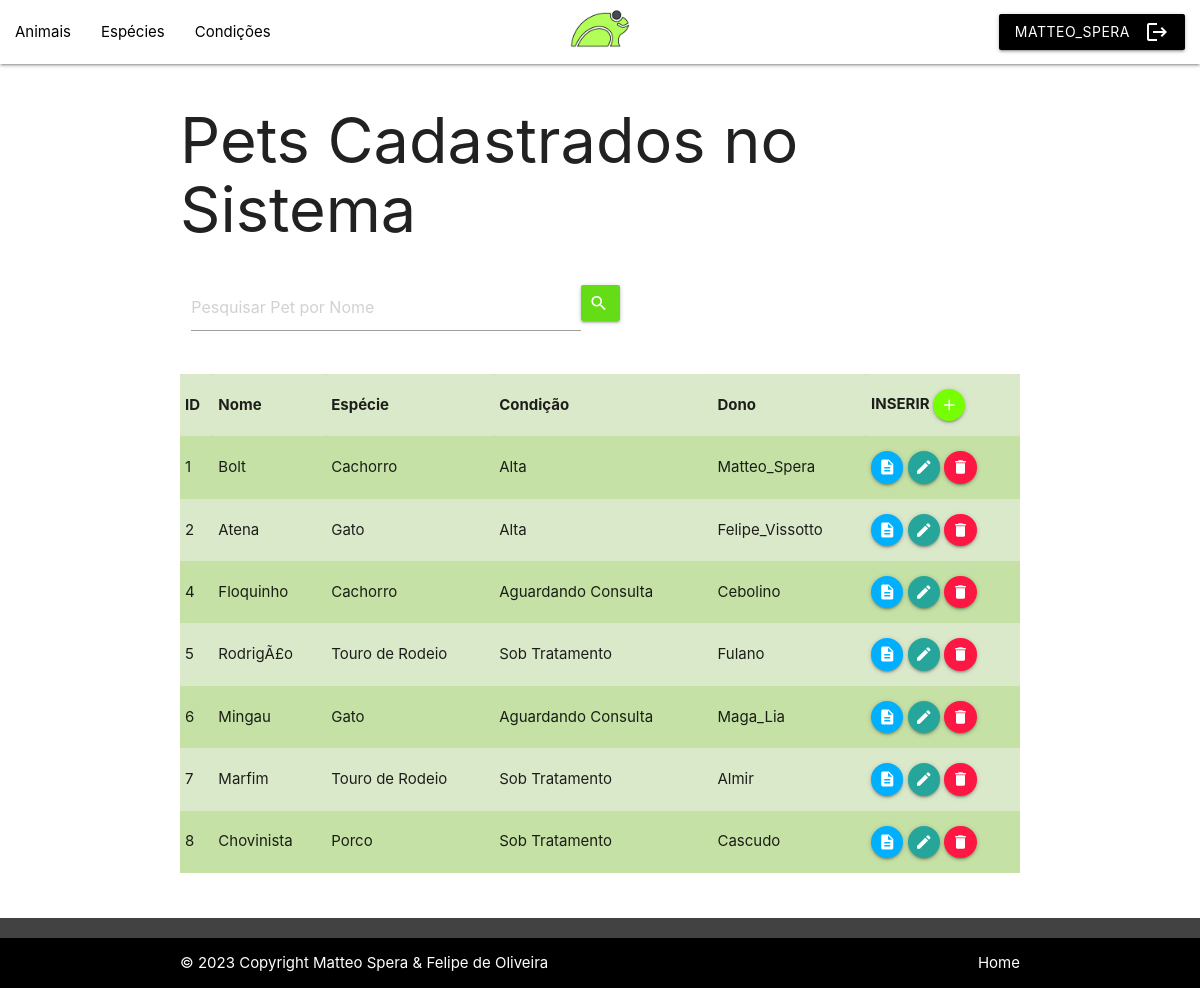
The page /VIEW/Animal/lstAnimal.php (signed in) on the database its author committed.
### tables this page shows
CREATE TABLE `animal` (
  `id` int(11) NOT NULL,
  `nome` varchar(35) NOT NULL,
  `especie` int(2) NOT NULL,
  `condicao` int(2) NOT NULL,
  `dono` int(11) NOT NULL
);

CREATE TABLE `especie` (
  `id` int(11) NOT NULL,
  `descricao` varchar(35) NOT NULL,
  `quantidade` int(3) NOT NULL
);

CREATE TABLE `condicao` (
  `id` int(11) NOT NULL,
  `descricao` varchar(35) NOT NULL,
  `quantidade` int(3) NOT NULL
);

CREATE TABLE `usuario` (
  `id` int(11) NOT NULL,
  `username` varchar(20) NOT NULL,
  `senha` varchar(64) NOT NULL,
  `email` varchar(50) NOT NULL
);

### DAL/dalAnimal.php (called while the page is built, shortened)
<?php
    include_once $_SERVER['DOCUMENT_ROOT'].'/ClinicaBichoFeliz/MODEL/Animal.php';
    class dalAnimal{
        public function Select()
        {
            $sql = "select * from animal;";
            $pdo = Conexao::conectar();
            $result = $pdo->query($sql);
            foreach($result as $linha){
                $animal = new \MODEL\Animal();
                $animal->setId($linha['id']);
                $animal->setNome($linha['nome']);
                $animal->setEspecie($linha['especie']);
                $animal->setCondicao($linha['condicao']);
                $animal->setDono($linha['dono']);
                $lstAnimal[] = $animal;
            }
            return $lstAnimal;
        }
    }
?>

### BLL/bllAnimal.php (called while the page is built, shortened)
<?php
    include_once $_SERVER['DOCUMENT_ROOT'].'/ClinicaBichoFeliz/DAL/dalAnimal.php';
    require_once $_SERVER['DOCUMENT_ROOT'].'/ClinicaBichoFeliz/MODEL/Animal.php';
    class bllAnimal
    {
        public function Select ()
        {
            $dal = new \Dal\dalAnimal();
            return $dal->Select();
        }
    }

### MODEL/Animal.php (called while the page is built, shortened)
<?php
class Animal {
    private ?int $id;
    private ?string $nome;
    public function getId(){
        return $this->id;
    }
    public function setId(int $id){
        $this->id = $id;
    }
    public function getNome(){
        return $this->nome;
    }
    public function setNome(string $nome){
        $this->nome = $nome;
    }
}
?>

### DAL/dalEspecie.php (called while the page is built, shortened)
<?php
    include_once $_SERVER['DOCUMENT_ROOT'].'/ClinicaBichoFeliz/MODEL/Especie.php';
    class dalEspecie
    {
        public function SelectId(int $id)
        {
            $sql = "select * from especie where id=?";
            $pdo = Conexao::conectar();
            $query = $pdo->prepare($sql);
            $query->execute(array($id));
            $linha = $query->fetch(\PDO::FETCH_ASSOC);
            if ($linha != null)
            {
                $especie = new \MODEL\Especie();
                $especie->setId($id);
                $especie->setDescricao($linha['descricao']);
                $especie->setQuantidade($linha['quantidade']);
            } else return null;
            return $especie;
        }
    }
?>

### BLL/bllEspecie.php (called while the page is built, shortened)
<?php
    include_once $_SERVER['DOCUMENT_ROOT'].'/ClinicaBichoFeliz/DAL/dalEspecie.php';
    require_once $_SERVER['DOCUMENT_ROOT'].'/ClinicaBichoFeliz/MODEL/Especie.php';
    class bllEspecie
    {
        public function SelectId(int $id)
        {
            $dal = new \DAL\dalEspecie();
            return $dal->SelectId($id);
        }
    }
?>

### MODEL/Especie.php (called while the page is built, shortened)
<?php
class Especie
{
    private ?string $descricao;
    public function getDescricao(){
        return $this->descricao;
    }
    public function setDescricao(string $descricao){
        $this->descricao = $descricao;
    }
}
?>

### DAL/dalCondicao.php (called while the page is built, shortened)
<?php
    include_once $_SERVER['DOCUMENT_ROOT'].'/ClinicaBichoFeliz/MODEL/Condicao.php';
    class dalCondicao
    {
        public function SelectId(int $id)
        {
            $sql = "select * from condicao where id=?";
            $pdo = Conexao::conectar();
            $query = $pdo->prepare($sql);
            $query->execute(array($id));
            $linha = $query->fetch(\PDO::FETCH_ASSOC);
            if ($linha != null)
            {
                $condicao = new \MODEL\Condicao();
                $condicao->setId($id);
                $condicao->setDescricao($linha['descricao']);
                $condicao->setQuantidade($linha['quantidade']);
            } else return null;
            return $condicao;
        }
    }
?>

### BLL/bllCondicao.php (called while the page is built, shortened)
<?php
    include_once $_SERVER['DOCUMENT_ROOT'].'/ClinicaBichoFeliz/DAL/dalCondicao.php';
    require_once $_SERVER['DOCUMENT_ROOT'].'/ClinicaBichoFeliz/MODEL/Condicao.php';
    class bllCondicao
    {
        public function SelectId(int $id)
        {
            $dal = new \DAL\dalCondicao();
            return $dal->SelectId($id);
        }
    }
?>

### MODEL/Condicao.php (called while the page is built, shortened)
<?php
class Condicao
{
    private ?string $descricao;
    public function getDescricao(){
        return $this->descricao;
    }
    public function setDescricao(string $descricao){
        $this->descricao = $descricao;
    }
}
?>

### DAL/dalUsuario.php (called while the page is built, shortened)
<?php
    include_once $_SERVER['DOCUMENT_ROOT'].'/ClinicaBichoFeliz/MODEL/Usuario.php';
    class dalUsuario{
        public function SelectId(int $id){
            $sql = "select * from usuario where id=?;";
            $pdo = Conexao::conectar();
            $query = $pdo->prepare($sql);
            $query->execute(array($id));
            $linha = $query->fetch(\PDO::FETCH_ASSOC);
            $usuario = new \MODEL\Usuario();
            if ($linha != null)
            {
                $usuario->setId($linha['id']);
                $usuario->setUsername($linha['username']);
                $usuario->setSenha($linha['senha']);
                $usuario->setEmail($linha['email']);
            } else return null;
            return $usuario;
        }
    }
?>

### BLL/bllUsuario.php (called while the page is built, shortened)
<?php
    include_once $_SERVER['DOCUMENT_ROOT'].'/ClinicaBichoFeliz/DAL/dalUsuario.php';
    include_once $_SERVER['DOCUMENT_ROOT'].'/ClinicaBichoFeliz/MODEL/Usuario.php';
    class bllUsuario {
        public function SelectId (int $id){
            $dal = new \DAL\dalUsuario;
            return $dal->SelectId($id);
        }
    }

### MODEL/Usuario.php (called while the page is built, shortened)
<?php
class Usuario {
    private ?string $username;
    public function getUsername(){
        return $this->username;
    }
    public function setUsername(string $username){
        $this->username = $username;
    }
}

### VIEW/animal/lstAnimal.php (the view, shortened to what this page needs)
<?php
    include_once $_SERVER['DOCUMENT_ROOT'].'/ClinicaBichoFeliz/BLL/bllAnimal.php';
    include_once $_SERVER['DOCUMENT_ROOT'].'/ClinicaBichoFeliz/BLL/bllEspecie.php';
    include_once $_SERVER['DOCUMENT_ROOT'].'/ClinicaBichoFeliz/BLL/bllCondicao.php';
    include_once $_SERVER['DOCUMENT_ROOT'].'/ClinicaBichoFeliz/BLL/bllUsuario.php';
    if (isset($_GET['busca']))
        $busca = $_GET['busca'];
    else $busca = null;
    $bll = new \BLL\bllAnimal();
    if ($busca == null) $lstAnimal = $bll->Select();
    else $lstAnimal = $bll->searchNome($busca);
    $bllEspecie = new \BLL\bllEspecie;
    $bllCondicao = new \BLL\bllCondicao;
    $bllUsuario = new \BLL\bllUsuario;
?>
<!DOCTYPE html>
<html lang="pt-BR">
<head>
    <link rel="stylesheet" href="https://cdnjs.cloudflare.com/ajax/libs/materialize/1.0.0/css/materialize.min.css">
</head>
<body>
    <?php include_once $_SERVER['DOCUMENT_ROOT'].'/ClinicaBichoFeliz/VIEW/menu.php'; ?>
    <div class="container">
        <h1>Pets Cadastrados no Sistema</h1>
        <div class="row">
            <div class="input-field">
                <form action="lstAnimal.php" method="GET" id="formBuscaAnimal">
                    <div class="input-field col s7">
                        <input type="text" placeholder="Pesquisar Pet por Nome" class="form-control col s10" id="txtBusca" name="busca">
                        <button class="btn waves-effect waves-light col m1 light-green accent-4" type="submit" name="action">
                        <i class="material-icons right">search</i></button>
                    </div>
                </form>
            </div>
        </div>
        <table class="striped light-green lighten-3">
            <?php
                if (!empty($lstAnimal))
                {
                    echo
                    '<tr>
                        <th>ID</th>
                        <th>Nome</th>
                        <th>Espécie</th>
                        <th>Condição</th>
                        <th>Dono</th>
                        <th>INSERIR <a class="btn-floating btn-small waves-effect waves-light light-green accent-3" href="insAnimal.php"><i class="material-icons">add</i></a></th>
                    </tr>'
                    ;
                } else echo '<h5>Nenhum animal que corresponda à busca foi encontrado.</h5>';
            ?>
            <?php
            foreach($lstAnimal as $animal){
                $especie = $bllEspecie->SelectId($animal->getEspecie()) ;
                $condicao = $bllCondicao->SelectId($animal->getCondicao()) ;
                $usuario = $bllUsuario->SelectId($animal->getDono()) ;
            ?>
                <tr>
                    <td><?php echo $animal->getId(); ?></td>
                    <td><?php echo $animal->getNome(); ?></td>
                    <td><?php echo $especie->getDescricao(); ?></td>
                    <td><?php echo $condicao->getDescricao(); ?></td>
                    <td><?php echo $usuario->getUsername(); ?></td>
                    <td>
                        <a class="btn-floating btn-small waves-effect waves-light light-blue accent-3" onclick="JavaScript:location.href='detAnimal.php?id='+<?php echo $animal->getId();?>"><i class="material-icons">description</i></a>
                        <a class="btn-floating btn-small waves-effect waves-light light-orange accent-3" onclick="JavaScript:location.href='edtAnimal.php?id='+<?php echo $animal->getId();?>"><i class="material-icons">edit</i></a>
                        <a class="btn-floating btn-small waves-effect waves-light red accent-3" onclick="JavaScript:remover(<?php echo $animal->getId();?>, '<?php echo $animal->getNome();?>')"><i class="material-icons">delete</i></a>
                    </td>
                </tr>
            <?php
            }
            ?>
        </table>
    </div>
    <br><br>
    <?php include_once $_SERVER['DOCUMENT_ROOT'].'/ClinicaBichoFeliz/VIEW/footer.php'; ?>
</body>
</html>

### VIEW/menu.php (shortened to what this page needs)
<?php
  $usuario = $_SESSION['login'];
?>
<!DOCTYPE html>
<html lang="pt-BR">
<head>
    <link rel="stylesheet" href="https://cdnjs.cloudflare.com/ajax/libs/materialize/1.0.0/css/materialize.min.css">
</head>
<body>
    <nav>
    <div class="nav-wrapper white">
    <a href="/ClinicaBichoFeliz/" class="brand-logo center"><img src="/ClinicaBichoFeliz/img/LogoBichoFeliz.png" alt="Site Logo" width="60" height="60"></a>
      <ul id="nav-mobile" class="left hide-on-med-and-down ">
        <li><a href="/ClinicaBichoFeliz/VIEW/Animal/lstAnimal.php" class="black-text">Animais</a></li>
        <li><a href="/ClinicaBichoFeliz/VIEW/Especie/lstEspecie.php" class="black-text">Espécies</a></li>
        <li><a href="/ClinicaBichoFeliz/VIEW/Condicao/lstCondicao.php" class="black-text">Condições</a></li>
      </ul>
      <ul id="nav-mobile" class="right hide-on-med-and-down ">
        <li><a class="waves-effect waves-light btn black white-text" href="/ClinicaBichoFeliz/?logout=true"><i class="material-icons right">logout</i><?php echo $usuario; ?></a></li>
      </ul>
    </div>
  </nav>
</body>
</html>

### VIEW/footer.php
<footer class="page-footer grey darken-3">
    <div class="footer-copyright black">
        <div class="container white-text">
            © 2023 Copyright Matteo Spera & Felipe de Oliveira
            <a class="white-text text-lighten-4 right" href="/ClinicaBichoFeliz/">Home</a>
        </div>
    </div>
</footer>

### rows shown on the page
animal: id "1", nome "Bolt", especie.descricao "Cachorro", condicao.descricao "Alta", usuario.username "Matteo_Spera"
animal: id "2", nome "Atena", especie.descricao "Gato", condicao.descricao "Alta", usuario.username "Felipe_Vissotto"
animal: id "4", nome "Floquinho", especie.descricao "Cachorro", condicao.descricao "Aguardando Consulta", usuario.username "Cebolino"
animal: id "5", nome "RodrigÃ£o", especie.descricao "Touro de Rodeio", condicao.descricao "Sob Tratamento", usuario.username "Fulano"
animal: id "6", nome "Mingau", especie.descricao "Gato", condicao.descricao "Aguardando Consulta", usuario.username "Maga_Lia"
animal: id "7", nome "Marfim", especie.descricao "Touro de Rodeio", condicao.descricao "Sob Tratamento", usuario.username "Almir"
animal: id "8", nome "Chovinista", especie.descricao "Porco", condicao.descricao "Sob Tratamento", usuario.username "Cascudo"

### other values the page prints
$usuario "MATTEO_SPERA"
